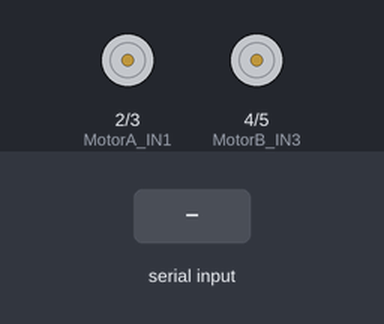
A sketch run on a simulated Arduino Uno, built with avr-gcc and run on an emulated ATmega328P. On the bench: motor-driver pin pairs drawn as motors (green arrow = first pin HIGH = forward, orange = second pin HIGH = backward, longer = more drive, scaled by the enable pin). The inputs (shaded band) are chosen by the test bench.

Above: at 1.2 s.
1.3 s: "F" received over Serial
At 1.8 s:
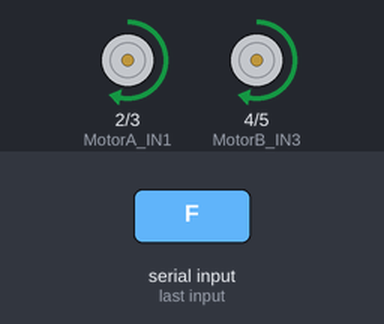
2.8 s: byte 55 ('7') received over Serial
At 4.0 s:
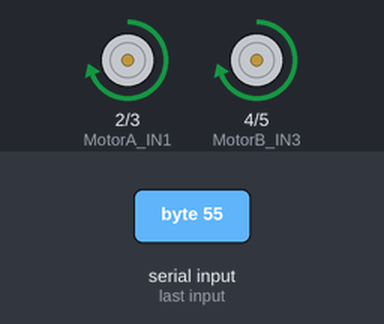
4.3 s: "S" received over Serial
At 5.2 s:
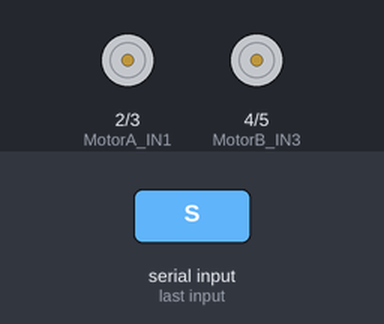
5.8 s: "B" received over Serial
At 6.4 s:
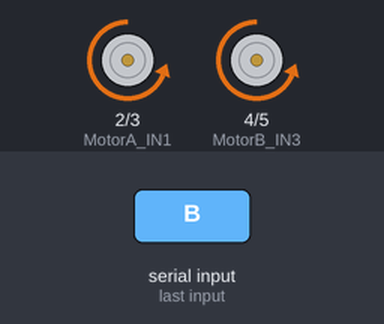
7.3 s: byte 53 ('5') received over Serial
At 8.5 s:
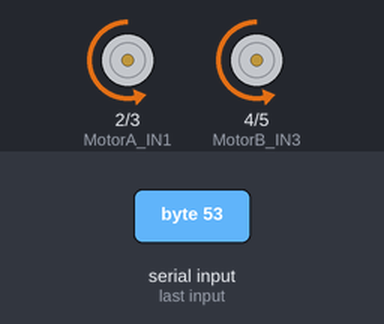
8.8 s: "R" received over Serial
At 9.9 s:
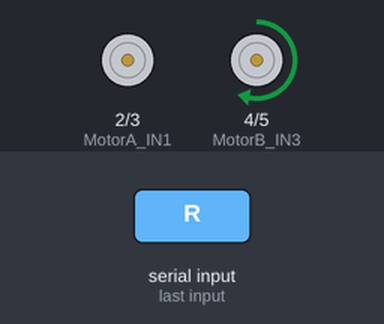
Timing chart, 0 to 11.3 s (numbered marks = the images above; inputs shaded):
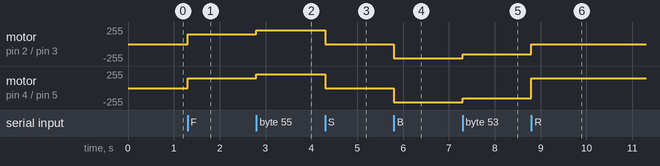

The sketch:

task4.ino
```cpp
int MotorA_IN1=2;
int MotorA_IN2=3;
int MotorB_IN3=4;
int MotorB_IN4=5;
int MotorA_PWM=9;
int MotorB_PWM=10;
int spd=150;

char sms;

void setup() {
  // put your setup code here, to run once:
  Serial.begin(9600);
  pinMode(MotorA_IN1,OUTPUT);
  pinMode(MotorA_IN2,OUTPUT);
  pinMode(MotorB_IN3,OUTPUT);
  pinMode(MotorB_IN4,OUTPUT);
  pinMode(MotorA_PWM,OUTPUT);
  pinMode(MotorB_PWM,OUTPUT);
}

void loop() {
  // put your main code here, to run repeatedly:
  if(Serial.available())
  {
    sms=Serial.read();
  }
  analogWrite(MotorA_PWM,spd);
  analogWrite(MotorB_PWM,spd);
  if(sms=='S')
  {
    RobotStop();
  }
  if(sms=='F')
  {
    RobotForward();
  }
  if(sms=='B')
  {
    RobotBackward();
  }
  if(sms=='R')
  {
    RobotRight();
  }
  if(sms=='L')
  {
    RobotLeft();
  }
  if(sms=='0')
  {
    spd=0;
  }
  if(sms=='1')
  {
    spd=30;
  }
  if(sms=='2')
  {
    spd=60;
  }
  if(sms=='3')
  {
    spd=90;
  }
  if(sms=='4')
  {
    spd=120;
  }
  if(sms=='5')
  {
    spd=150;
  }
  if(sms=='6')
  {
    spd=180;
  }
  if(sms=='7')
  {
    spd=210;
  }
  if(sms=='8')
  {
    spd=240;
  }
  if(sms=='9')
  {
    spd=255;
  }
}

void RobotForward()
{
  digitalWrite(MotorA_IN1,HIGH);
  digitalWrite(MotorA_IN2,LOW);
  digitalWrite(MotorB_IN3,HIGH);
  digitalWrite(MotorB_IN4,LOW);
}

void RobotBackward()
{
  digitalWrite(MotorA_IN1,LOW);
  digitalWrite(MotorA_IN2,HIGH);
  digitalWrite(MotorB_IN3,LOW);
  digitalWrite(MotorB_IN4,HIGH);
}

void RobotRight()
{
  digitalWrite(MotorA_IN1,LOW);
  digitalWrite(MotorA_IN2,LOW);
  digitalWrite(MotorB_IN3,HIGH);
  digitalWrite(MotorB_IN4,LOW);
}

void RobotLeft()
{
  digitalWrite(MotorA_IN1,HIGH);
  digitalWrite(MotorA_IN2,LOW);
  digitalWrite(MotorB_IN3,LOW);
  digitalWrite(MotorB_IN4,LOW);
}

void RobotStop()
{
  digitalWrite(MotorA_IN1,LOW);
  digitalWrite(MotorA_IN2,LOW);
  digitalWrite(MotorB_IN3,LOW);
  digitalWrite(MotorB_IN4,LOW);
}
```

Measured:
- after the input at 1.3 s, motor on pin 2 (MotorA_IN1) / pin 3 (MotorA_IN2), motor on pin 4 (MotorB_IN3) / pin 5 (MotorB_IN4): stopped → forward 150/255 at once
- after the input at 2.8 s, motor on pin 2 (MotorA_IN1) / pin 3 (MotorA_IN2), motor on pin 4 (MotorB_IN3) / pin 5 (MotorB_IN4): forward 150/255 → forward 210/255 at once
- after the input at 4.3 s, motor on pin 2 (MotorA_IN1) / pin 3 (MotorA_IN2), motor on pin 4 (MotorB_IN3) / pin 5 (MotorB_IN4): forward 210/255 → stopped at once
- after the input at 5.8 s, motor on pin 2 (MotorA_IN1) / pin 3 (MotorA_IN2), motor on pin 4 (MotorB_IN3) / pin 5 (MotorB_IN4): stopped → backward 210/255 at once
- after the input at 7.3 s, motor on pin 2 (MotorA_IN1) / pin 3 (MotorA_IN2), motor on pin 4 (MotorB_IN3) / pin 5 (MotorB_IN4): backward 210/255 → backward 150/255 at once
- after the input at 8.8 s, motor on pin 2 (MotorA_IN1) / pin 3 (MotorA_IN2): backward 150/255 → stopped at once; motor on pin 4 (MotorB_IN3) / pin 5 (MotorB_IN4): backward 150/255 → forward 150/255 at once
